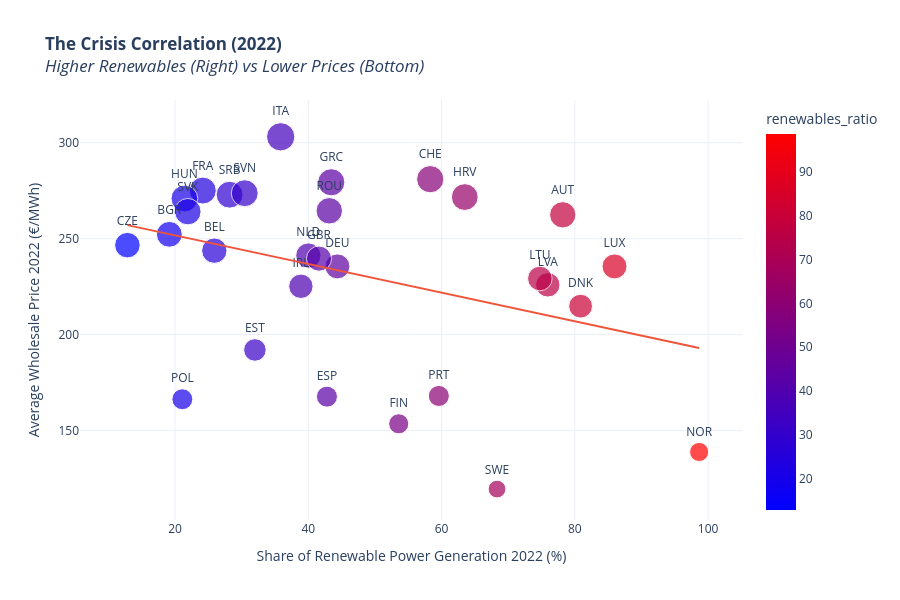

Notebook code cell kept with this figure:
### Code cell
fig = px.scatter(
    df_prices_shares, 
    x='renewables_ratio', 
    y="Price (EUR/MWhe)",
    text='iso',  # Show country codes on dots
    size="Price (EUR/MWhe)", # Size bubbles by price impact
    color='renewables_ratio',
    title='<b>The Crisis Correlation (2022)</b><br><i>Higher Renewables (Right) vs Lower Prices (Bottom)</i>',
    trendline="ols", # Adds a regression trendline (Ordinary Least Squares)
    template='plotly_white',
    color_continuous_scale='Bluered'
)

fig.update_traces(textposition='top center')

fig.update_layout(
    xaxis_title="Share of Renewable Power Generation 2022 (%)",
    yaxis_title="Average Wholesale Price 2022 (€/MWh)",
    height=600
)

### Figure 1 — Plotly figure (JSON) as saved in the notebook; plotly's stock layout.template omitted (floating-point values rounded to 4 significant figures)
{"data": [{"hovertemplate": "renewables_ratio=%{marker.color}<br>Price (EUR/MWhe)=%{marker.size}<br>iso=%{text}<extra></extra>", "legendgroup": "", "marker": {"color": [78.18, 25.9, 19.15, 63.48, 12.86, 80.86, 31.99, 53.57, 24.17, 44.37, 43.45, 21.41, 38.89, 35.86, 75.94, 74.75, 85.95, 40.01, 98.65, 21.1, 59.59, 43.15, 28.19, 21.93, 30.46, 42.8, 68.32, 58.3, 41.61], "coloraxis": "coloraxis", "size": [262.4, 243.7, 252.2, 271.7, 246.6, 214.8, 192.0, 153.5, 275.1, 235.5, 279.4, 270.9, 225.2, 303.1, 225.9, 229.2, 235.5, 241.2, 138.8, 166.3, 168.0, 264.5, 272.9, 264.1, 273.7, 167.6, 119.5, 281.0, 239.6], "sizemode": "area", "sizeref": 0.7577, "symbol": "circle"}, "mode": "markers+text", "name": "", "orientation": "v", "showlegend": false, "text": ["AUT", "BEL", "BGR", "HRV", "CZE", "DNK", "EST", "FIN", "FRA", "DEU", "GRC", "HUN", "IRL", "ITA", "LVA", "LTU", "LUX", "NLD", "NOR", "POL", "PRT", "ROU", "SRB", "SVK", "SVN", "ESP", "SWE", "CHE", "GBR"], "textposition": "top center", "type": "scatter", "x": [78.18, 25.9, 19.15, 63.48, 12.86, 80.86, 31.99, 53.57, 24.17, 44.37, 43.45, 21.41, 38.89, 35.86, 75.94, 74.75, 85.95, 40.01, 98.65, 21.1, 59.59, 43.15, 28.19, 21.93, 30.46, 42.8, 68.32, 58.3, 41.61], "xaxis": "x", "y": [262.4, 243.7, 252.2, 271.7, 246.6, 214.8, 192.0, 153.5, 275.1, 235.5, 279.4, 270.9, 225.2, 303.1, 225.9, 229.2, 235.5, 241.2, 138.8, 166.3, 168.0, 264.5, 272.9, 264.1, 273.7, 167.6, 119.5, 281.0, 239.6], "yaxis": "y"}, {"hovertemplate": "<b>OLS trendline</b><br>Price (EUR/MWhe) = -0.746545 * renewables_ratio + 266.651<br>R<sup>2</sup>=0.130517<br><br>renewables_ratio=%{x}<br>Price (EUR/MWhe)=%{y} <b>(trend)</b><extra></extra>", "legendgroup": "", "marker": {"symbol": "circle"}, "mode": "lines", "name": "", "showlegend": false, "textposition": "top center", "type": "scatter", "x": [12.86, 19.15, 21.1, 21.41, 21.93, 24.17, 25.9, 28.19, 30.46, 31.99, 35.86, 38.89, 40.01, 41.61, 42.8, 43.15, 43.45, 44.37, 53.57, 58.3, 59.59, 63.48, 68.32, 74.75, 75.94, 78.18, 80.86, 85.95, 98.65], "xaxis": "x", "y": [257.1, 252.4, 250.9, 250.7, 250.3, 248.6, 247.3, 245.6, 243.9, 242.8, 239.9, 237.6, 236.8, 235.6, 234.7, 234.4, 234.2, 233.5, 226.7, 223.1, 222.2, 219.3, 215.6, 210.8, 210.0, 208.3, 206.3, 202.5, 193.0], "yaxis": "y"}], "layout": {"coloraxis": {"autocolorscale": false, "colorbar": {"title": {"text": "renewables_ratio"}}, "colorscale": [[0, "rgb(0,0,255)"], [1, "rgb(255,0,0)"]]}, "height": 600, "legend": {"itemsizing": "constant", "tracegroupgap": 0}, "title": {"text": "<b>The Crisis Correlation (2022)</b><br><i>Higher Renewables (Right) vs Lower Prices (Bottom)</i>"}, "xaxis": {"anchor": "y", "domain": [0, 1], "title": {"text": "Share of Renewable Power Generation 2022 (%)"}}, "yaxis": {"anchor": "x", "domain": [0, 1], "title": {"text": "Average Wholesale Price 2022 (€/MWh)"}}}}
